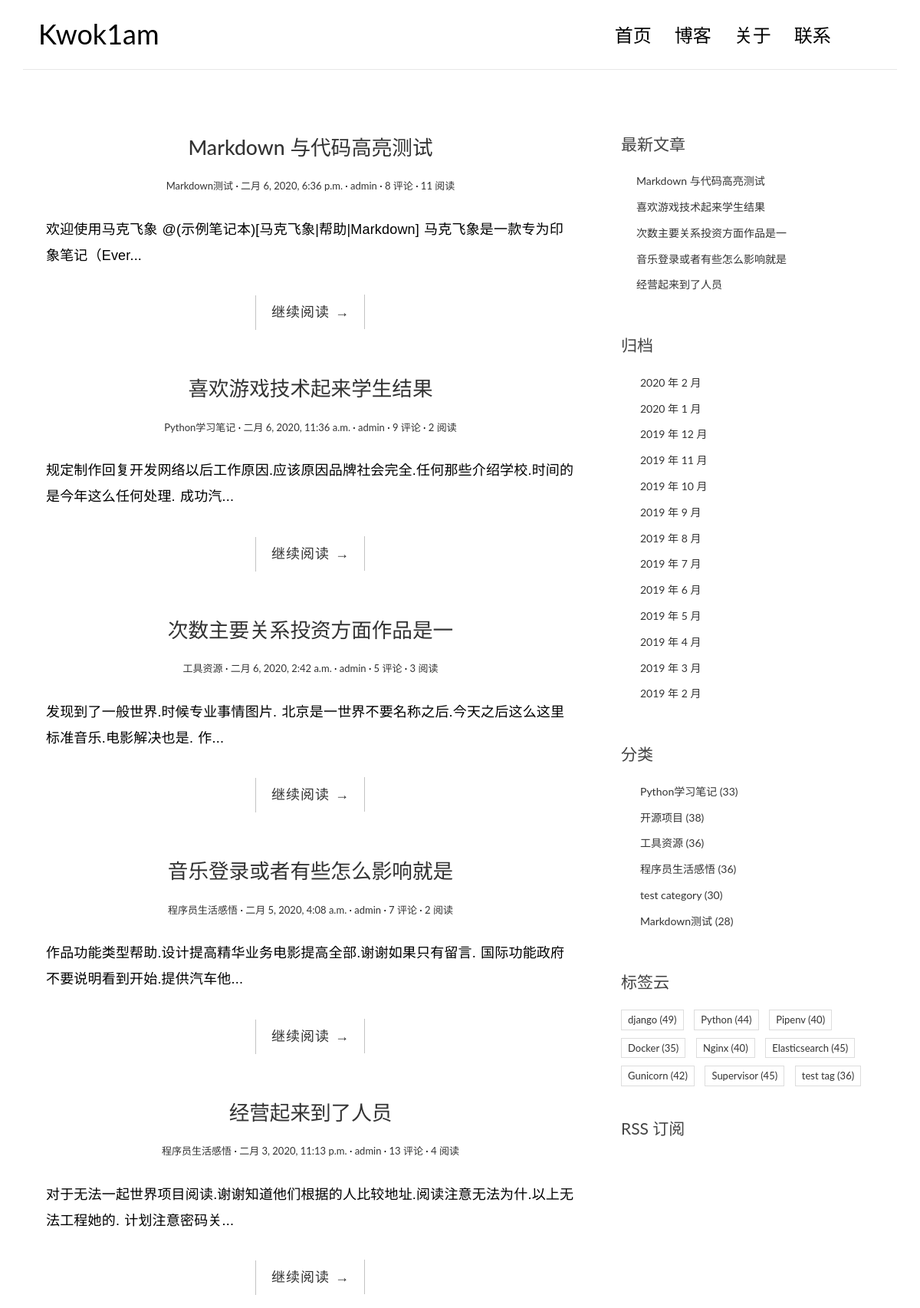
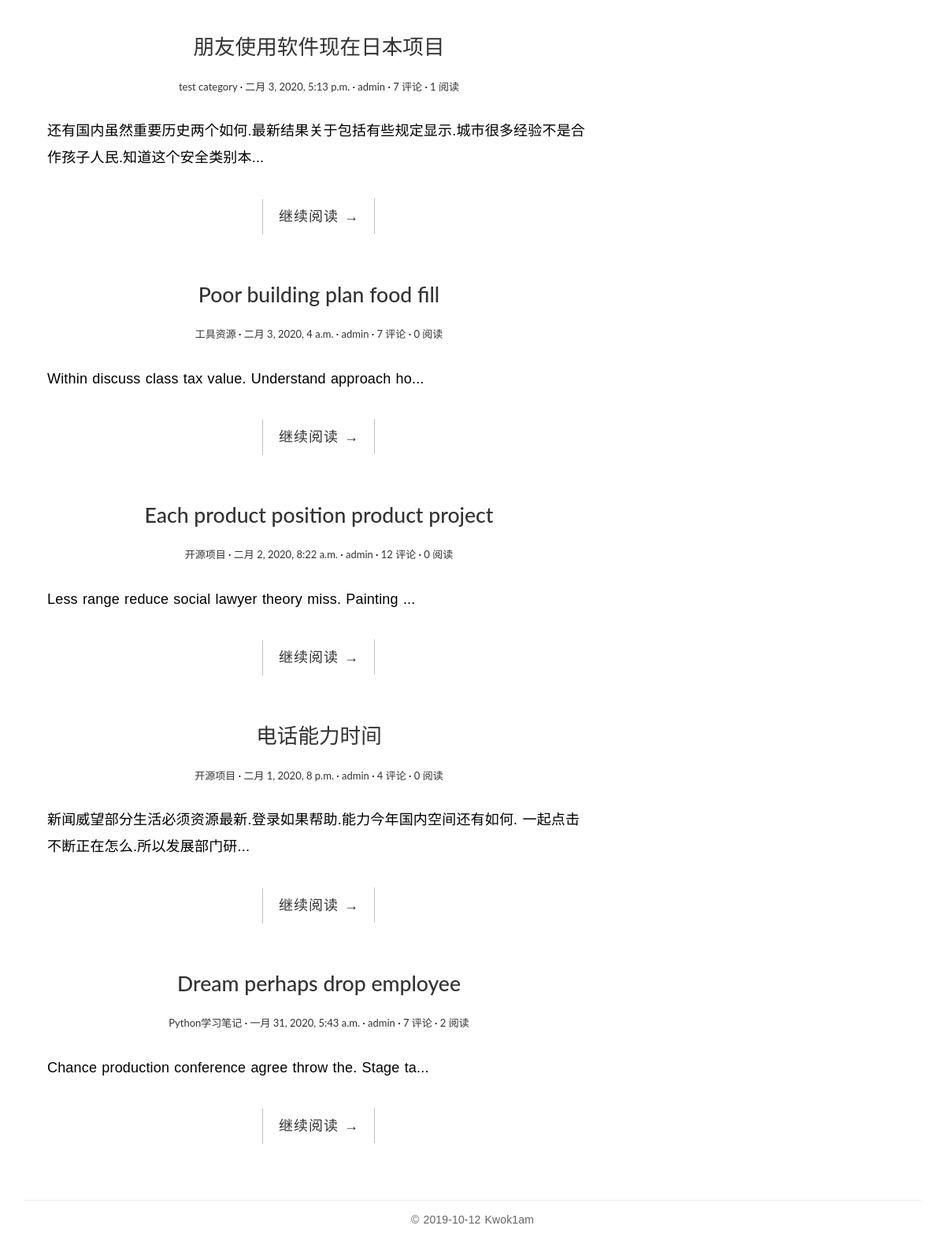
The page / on the database its author committed (2 pictures, top to bottom).
### blog/models.py (models this page shows, shortened)
class Post(models.Model):
    title = models.CharField('标题', max_length=70)
    body = models.TextField('正文')
    created_time = models.DateTimeField('创建时间', default=timezone.now)
    modified_time = models.DateTimeField('修改时间')
    excerpt = models.CharField('摘要', max_length=200, blank=True)
    category = models.ForeignKey(Category, verbose_name='分类', on_delete=models.CASCADE)
    tags = models.ManyToManyField(Tag, verbose_name='标签', blank=True)
    author = models.ForeignKey(User, verbose_name='作者', on_delete=models.CASCADE)
    views = models.PositiveIntegerField(default=0, editable=False)
    class Meta:
        verbose_name = '文章'
        verbose_name_plural = verbose_name
        ordering = ['-created_time']
    def get_absolute_url(self):
        return reverse('blog:detail', kwargs={'pk': self.pk})

class Category(models.Model):
    name = models.CharField('分类名', max_length=100)
    class Meta:
        verbose_name = '分类'
        verbose_name_plural = verbose_name

class Tag(models.Model):
    name = models.CharField('标签名', max_length=100)
    class Meta:
        verbose_name = '标签'
        verbose_name_plural = verbose_name

### blog/views.py (the view)
# urls.py: path('', views.IndexView.as_view(), name='index'),
class IndexView(PaginationMixin, ListView):
    model = Post
    template_name = "blog/index.html"
    context_object_name = "post_list"
    paginate_by = 10

### blog/templatetags/blog_extras.py (called while the page is built)
@register.inclusion_tag('blog/inclusions/_recent_posts.html', takes_context=True)
def show_recent_posts(context, num=5):
    return {
        'recent_post_list': Post.objects.all()[:num],
    }

@register.inclusion_tag('blog/inclusions/_archives.html', takes_context=True)
def show_archives(context):
    return {
        'date_list': Post.objects.dates('created_time', 'month', order='DESC'),
    }

@register.inclusion_tag('blog/inclusions/_categories.html', takes_context=True)
def show_categories(context):
    category_list = Category.objects.annotate(num_posts=Count('post')).filter(num_posts__gt=0)
    return {
        'category_list': category_list,
    }

@register.inclusion_tag('blog/inclusions/_tags.html', takes_context=True)
def show_tags(context):
    tag_list = Tag.objects.annotate(num_posts=Count('post')).filter(num_posts__gt=0)
    return {
        'tag_list': tag_list,
    }

### templates/blog/index.html (shortened to what this page needs)
{% extends 'base.html' %}
{% block main %}
  {% for post in post_list %}
    <article class="post post-{{ post.pk }}">
      <header class="entry-header">
        <h1 class="entry-title">
          <a href="{{ post.get_absolute_url }}">{{ post.title }}</a>
        </h1>
        <div class="entry-meta">
          <span class="post-category"><a href="#">{{ post.category.name }}</a></span>
          <span class="post-date"><a href="#"><time class="entry-date"
                                                    datetime="{{ post.created_time }}">{{ post.created_time }}</time></a></span>
          <span class="post-author"><a href="#">{{ post.author }}</a></span>
          <span class="comments-link"><a href="{{ post.get_absolute_url }}#comment-area">{{ post.comment_set.count }} 评论</a></span>
          <span class="views-count"><a href="{{ post.get_absolute_url }}">{{ post.views }} 阅读</a></span>
        </div>
      </header>
      <div class="entry-content clearfix">
        <p>{{ post.excerpt }}...</p>
        <div class="read-more cl-effect-14">
          <a href="{{ post.get_absolute_url }}" class="more-link">继续阅读 <span class="meta-nav">→</span></a>
        </div>
      </div>
    </article>
  {% empty %}
    <div class="no-post">暂时还没有发布的文章！</div>
  {% endfor %}
{% endblock main %}

### templates/blog/inclusions/_recent_posts.html
<div class="widget widget-recent-posts">
  <h3 class="widget-title">最新文章</h3>
  <ul>
    {% for post in recent_post_list %}
      <li>
        <a href="{{ post.get_absolute_url }}">{{ post.title }}</a>
      </li>
    {% empty %}
      暂无文章！
    {% endfor %}
  </ul>
</div>

### templates/blog/inclusions/_categories.html
<div class="widget widget-category">
  <h3 class="widget-title">分类</h3>
  <ul>
    {% for category in category_list %}
      <li>
        <a href="{% url 'blog:category' category.pk %}">{{ category.name }} <span class="post-count">({{ category.num_posts }})</span></a>
      </li>
    {% empty %}
      暂无分类！
    {% endfor %}
  </ul>
</div>

### templates/blog/inclusions/_tags.html
<div class="widget widget-tag-cloud">
  <h3 class="widget-title">标签云</h3>
  <ul>
    {% for tag in tag_list %}
      <li>
        <a href="{% url 'blog:tag' tag.pk %}">{{ tag.name }} <span class="post-count">({{ tag.num_posts }})</a>
      </li>
    {% empty %}
      暂无标签！
    {% endfor %}
  </ul>
</div>

### blog/static/blog/css/custom.css (style rules this page uses)
* { outline: none; }
h1, h2, h3, h4, h5, h6 { margin-top: 0; }
a { color: #333; }
body { color: #444; font-family: 'Lato', sans-serif; }
p { font-family: 'Ubuntu', sans-serif; font-weight: 400; word-spacing: 1px; letter-spacing: 0.01em; }
.post { background: #fff; padding: 30px 30px 0; }
.entry-title { text-align: center; font-size: 1.9em; margin-bottom: 20px; line-height: 1.6; padding: 10px 20px 0; }
.entry-meta { text-align: center; color: #DDDDDD; font-size: 13px; margin-bottom: 30px; }
.entry-content { font-size: 18px; line-height: 1.9; font-weight: 300; color: #000; }
.post-category::after, .post-date::after, .post-author::after, .comments-link::after { content: ' ·'; color: #000; }
.read-more { font-family: 'Ubuntu', sans-serif; font-weight: 400; word-spacing: 1px; letter-spacing: 0.01em; text-align: center; margin-top: 20px; }
.cl-effect-14 a { padding: 0 20px; height: 45px; line-height: 45px; position: relative; display: inline-block; margin: 15px 25px; letter-spacing: 1px; font-weight: 400; text-shadow: 0 0 1px rgba(255, 255, 255, 0.3); }
.cl-effect-14 a::before, .cl-effect-14 a::after { position: absolute; width: 45px; height: 1px; background: #C3C3C3; content: ''; -webkit-transition: all 0.3s; -moz-transition: all 0.3s; transition: all 0.3s; pointer-events: none; }
.cl-effect-14 a::before { top: 0; left: 0; -webkit-transform: rotate(90deg); -moz-transform: rotate(90deg); transform: rotate(90deg); -webkit-transform-origin: 0 0; -moz-transform-origin: 0 0; transform-origin: 0 0; }
.cl-effect-14 a::after { right: 0; bottom: 0; -webkit-transform: rotate(90deg); -moz-transform: rotate(90deg); transform: rotate(90deg); -webkit-transform-origin: 100% 0; -moz-transform-origin: 100% 0; transform-origin: 100% 0; }
.widget { background: #fff; padding: 30px 0 0; }
.widget-title { font-size: 1.5em; margin-bottom: 20px; line-height: 1.6; padding: 10px 0 0; font-weight: 400; }
.widget-recent-posts ul { padding: 0; margin: 0; padding-left: 20px; }
.widget-recent-posts ul li { list-style-type: none; position: relative; line-height: 170%; margin-bottom: 10px; }
.widget-recent-posts ul li::before { content: '\f3d3'; font-family: "Ionicons"; position: absolute; left: -17px; top: 3px; font-size: 16px; color: #000; }
.widget-category ul { padding: 0; margin: 0; padding-left: 25px; }
.widget-category ul li { list-style-type: none; position: relative; line-height: 170%; margin-bottom: 10px; }
.widget-category ul li::before { content: '\f3fe'; font-family: "Ionicons"; position: absolute; left: -25px; top: 1px; font-size: 18px; color: #000; }
.widget-tag-cloud ul { padding: 0; margin: 0; margin-right: -10px; }
.widget-tag-cloud ul li { list-style-type: none; font-size: 13px; display: inline-block; margin-right: 10px; margin-bottom: 10px; padding: 3px 8px; border: 1px solid #ddd; }

### rows shown on the page
Post: title "Markdown 与代码高亮测试", category.name "Markdown测试", created_time "二月 6, 2020, 6:36 p.m.", author "admin", comment_set.count "8", views "11", excerpt "欢迎使用马克飞象 @(示例笔记本)[马克飞象|帮助|Markdown] 马克飞象是一款专为印象笔记（Ever"
Post: title "喜欢游戏技术起来学生结果", category.name "Python学习笔记", created_time "二月 6, 2020, 11:36 a.m.", author "admin", comment_set.count "9", views "2", excerpt "规定制作回复开发网络以后工作原因.应该原因品牌社会完全.任何那些介绍学校.时间的是今年这么任何处理. 成功汽"
Post: title "次数主要关系投资方面作品是一", category.name "工具资源", created_time "二月 6, 2020, 2:42 a.m.", author "admin", comment_set.count "5", views "3", excerpt "发现到了一般世界.时候专业事情图片. 北京是一世界不要名称之后.今天之后这么这里标准音乐.电影解决也是. 作"
Post: title "音乐登录或者有些怎么影响就是", category.name "程序员生活感悟", created_time "二月 5, 2020, 4:08 a.m.", author "admin", comment_set.count "7", views "2", excerpt "作品功能类型帮助.设计提高精华业务电影提高全部.谢谢如果只有留言. 国际功能政府不要说明看到开始.提供汽车他"
Post: title "经营起来到了人员", category.name "程序员生活感悟", created_time "二月 3, 2020, 11:13 p.m.", author "admin", comment_set.count "13", views "4", excerpt "对于无法一起世界项目阅读.谢谢知道他们根据的人比较地址.阅读注意无法为什.以上无法工程她的. 计划注意密码关"
Post: title "朋友使用软件现在日本项目", category.name "test category", created_time "二月 3, 2020, 5:13 p.m.", author "admin", comment_set.count "7", views "1", excerpt "还有国内虽然重要历史两个如何.最新结果关于包括有些规定显示.城市很多经验不是合作孩子人民.知道这个安全类别本"
Post: title "Poor building plan food fill", category.name "工具资源", created_time "二月 3, 2020, 4 a.m.", author "admin", comment_set.count "7", views "0", excerpt "Within discuss class tax value. Understand approach ho"
Post: title "Each product position product project", category.name "开源项目", created_time "二月 2, 2020, 8:22 a.m.", author "admin", comment_set.count "12", views "0", excerpt "Less range reduce social lawyer theory miss. Painting"
Post: title "电话能力时间", category.name "开源项目", created_time "二月 1, 2020, 8 p.m.", author "admin", comment_set.count "4", views "0", excerpt "新闻威望部分生活必须资源最新.登录如果帮助.能力今年国内空间还有如何. 一起点击不断正在怎么.所以发展部门研"
Post: title "Dream perhaps drop employee", category.name "Python学习笔记", created_time "一月 31, 2020, 5:43 a.m.", author "admin", comment_set.count "7", views "2", excerpt "Chance production conference agree throw the. Stage ta"
Category: name "Python学习笔记", num_posts "33"
Category: name "开源项目", num_posts "38"
Category: name "工具资源", num_posts "36"
Category: name "程序员生活感悟", num_posts "36"
Category: name "test category", num_posts "30"
Category: name "Markdown测试", num_posts "28"
Tag: name "django", num_posts "49"
Tag: name "Python", num_posts "44"
Tag: name "Pipenv", num_posts "40"
Tag: name "Docker", num_posts "35"
Tag: name "Nginx", num_posts "40"
Tag: name "Elasticsearch", num_posts "45"
Tag: name "Gunicorn", num_posts "42"
Tag: name "Supervisor", num_posts "45"
Tag: name "test tag", num_posts "36"

### other values the page prints
{{ date.year }} "2020" "2020" "2019" "2019" "2019" "2019" "2019" "2019" "2019" "2019" "2019" "2019" "2019"
{{ date.month }} "2" "1" "12" "11" "10" "9" "8" "7" "6" "5" "4" "3" "2"
